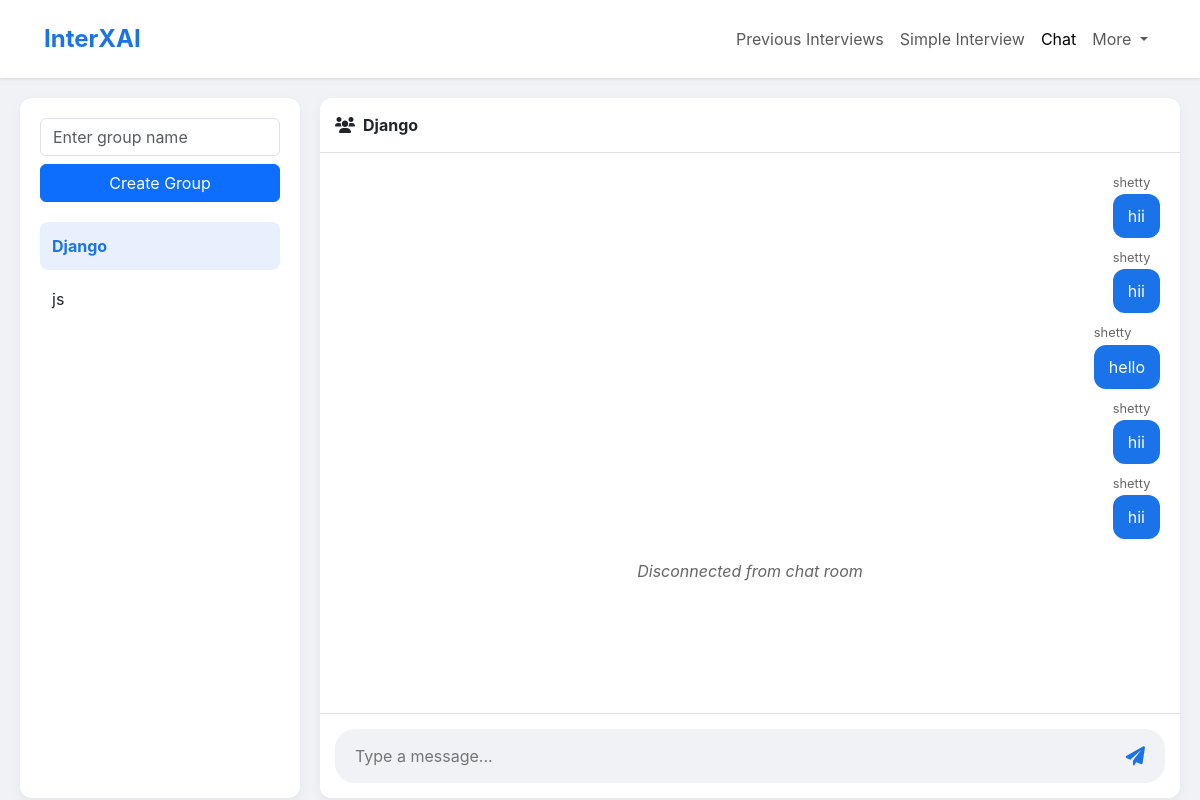
Page /gc/ (signed in) on the committed database.
### groupchat/models.py (models this page shows, shortened)
class chatGroup(models.Model):
    roomName= models.CharField(max_length=30)

class Messages(models.Model):
    user = models.ForeignKey(User, on_delete=models.CASCADE)
    message = models.TextField()
    createdAt = models.DateTimeField(auto_now_add=True)
    group = models.ForeignKey(chatGroup, on_delete=models.CASCADE)

### groupchat/views.py (the view)
# urls.py: path('', views.public_chat,name='gc'),
@login_required
def public_chat(request):
    rooms = chatGroup.objects.all()
    messages = Messages.objects.all().order_by('createdAt')
    return render(request, 'groupchat/gc.html', {
        'messages': messages,
        'rooms': rooms,  # Pass the list of usernames
    })

### groupchat/templates/groupchat/gc.html (shortened to what this page needs)
<!DOCTYPE html>
<html lang="en">
<head>
    <link href="https://cdn.jsdelivr.net/npm/bootstrap@5.3.3/dist/css/bootstrap.min.css" rel="stylesheet">
    <link href="https://cdnjs.cloudflare.com/ajax/libs/font-awesome/6.0.0/css/all.min.css" rel="stylesheet">
</head>
<body>
<nav class="navbar navbar-expand-lg">
    <div class="container-fluid">
        <a class="navbar-brand" href="#">InterXAI</a>
        <div class="collapse navbar-collapse justify-content-end" id="navbarNav">
            <ul class="navbar-nav">
                <li class="nav-item"><a class="nav-link" href="{% url 'previous_interviews' %}">Previous Interviews</a></li>
                <li class="nav-item"><a class="nav-link" href="{% url 'interview_simulator' %}">Simple Interview</a></li>
                <li class="nav-item"><a class="nav-link active" href="{% url 'gc' %}">Chat</a></li>
                <li class="nav-item dropdown">
                    <a class="nav-link dropdown-toggle" href="#" id="navbarDropdown" role="button" data-bs-toggle="dropdown">
                        More
                    </a>
                </li>
            </ul>
        </div>
    </div>
</nav>
<div id="main-container">
    <div id="rooms-sidebar">
        <div class="room-creation">
            <input type="text" id="new-group-name" class="form-control mb-2" placeholder="Enter group name">
            <button id="create-group-btn" class="btn btn-primary w-100">Create Group</button>
        </div>
        <div id="rooms-list">
            {% for room in rooms %}
            <div class="room-item" data-room="{{ room.roomName }}" data-room-id="{{ room.id }}">
                {{ room.roomName }}
            </div>
            {% endfor %}
        </div>
    </div>
    <div id="chat-container">
        {% for room in rooms %}
        <div class="chat-area" data-room="{{ room.roomName }}" data-room-id="{{ room.id }}">
            <div class="chat-header">
                <i class="fas fa-users me-2"></i> {{ room.roomName }}
            </div>
            <div class="chat-log">
                {% for message in messages %}
                    {% if message.group.id == room.id %}
                    <div class="message-container {% if message.user.username == request.user.username %}sent{% else %}received{% endif %}">
                        <div class="username">{{ message.user.username }}</div>
                        <div class="message-bubble">
                            {{ message.message }}
                        </div>
                    </div>
                    {% endif %}
                {% endfor %}
            </div>
            <form class="chat-form">
                <div class="input-container">
                    <input class="chat-message-input" type="text" placeholder="Type a message...">
                    <button type="button" class="send-button"><i class="fas fa-paper-plane"></i></button>
                </div>
            </form>
        </div>
        {% endfor %}
    </div>
</div>
</body>
</html>

### groupchat/templates/groupchat/gc.html (style rules this page uses)
:root { --primary-color: #1a73e8; --primary-hover: #1557b0; --bg-color: #f0f2f5; --message-bg: #f0f2f5; --text-primary: #1f1f1f; --text-secondary: #666; --border-color: #e0e0e0; }
body { font-family: 'Inter', sans-serif; background-color: var(--bg-color); margin: 0; height: 100vh; overflow: hidden; }
.navbar { background-color: white; box-shadow: 0 1px 3px rgba(0, 0, 0, 0.1); padding: 1rem 2rem; }
.navbar-brand { font-weight: 700; color: var(--primary-color); font-size: 1.5rem; }
#main-container { max-width: 1400px; margin: 20px auto; display: flex; gap: 20px; padding: 0 20px; height: calc(100vh - 100px); }
#rooms-sidebar { width: 280px; background: white; border-radius: 12px; box-shadow: 0 4px 12px rgba(0, 0, 0, 0.05); padding: 20px; }
.room-creation { margin-bottom: 20px; }
.room-item { padding: 12px; cursor: pointer; border-radius: 8px; transition: all 0.3s ease; margin-bottom: 5px; }
.room-item:hover, .room-item.active { background-color: #e8f0fe; color: var(--primary-color); font-weight: bold; }
#chat-container { flex-grow: 1; background: white; border-radius: 12px; box-shadow: 0 4px 12px rgba(0, 0, 0, 0.05); display: flex; flex-direction: column; overflow: hidden; }
.chat-area { display: none; height: 100%; flex-direction: column; }
.chat-area.active { display: flex; }
.chat-log { flex: 1; overflow-y: auto; padding: 20px; display: flex; flex-direction: column; }
.message-container { display: flex; flex-direction: column; max-width: 65%; margin-bottom: 10px; }
.message-container.sent { align-self: flex-end; }
.username { font-size: 0.8em; margin-bottom: 2px; color: var(--text-secondary); }
.message-bubble { padding: 10px 15px; border-radius: 12px; word-wrap: break-word; }
.sent .message-bubble { background-color: var(--primary-color); color: white; }
.chat-form { display: flex; padding: 15px; background: white; border-top: 1px solid var(--border-color); }
.input-container { flex: 1; display: flex; align-items: center; background: var(--bg-color); border-radius: 20px; padding: 5px 10px; }
.chat-message-input { flex: 1; border: none; background: none; padding: 10px; outline: none; }
.send-button { background: none; border: none; color: var(--primary-color); cursor: pointer; font-size: 1.2rem; padding: 0 10px; }
.chat-header { padding: 15px; border-bottom: 1px solid var(--border-color); font-weight: bold; display: flex; align-items: center; }

### rows in the picture
chatGroup: roomName "Django"
chatGroup: roomName "js"
Messages: user.username "shetty", message "hii"
Messages: user.username "shetty", message "hii"
Messages: user.username "shetty", message "hello"
Messages: user.username "shetty", message "hii"
Messages: user.username "shetty", message "hii"
